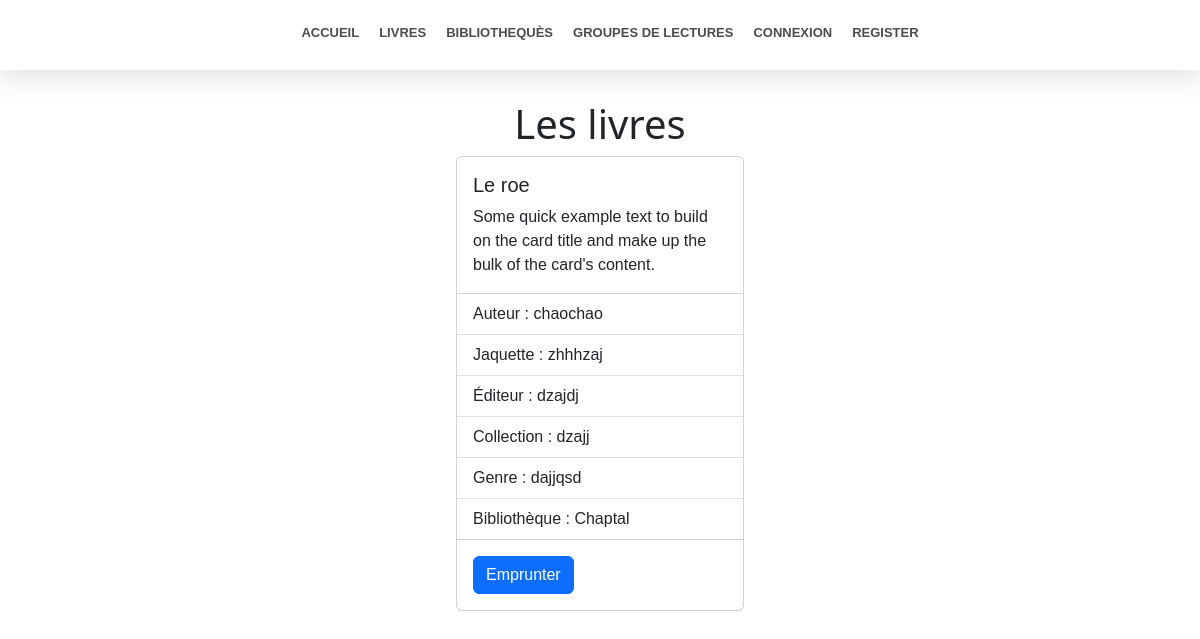
Before: /livres with the older database file.
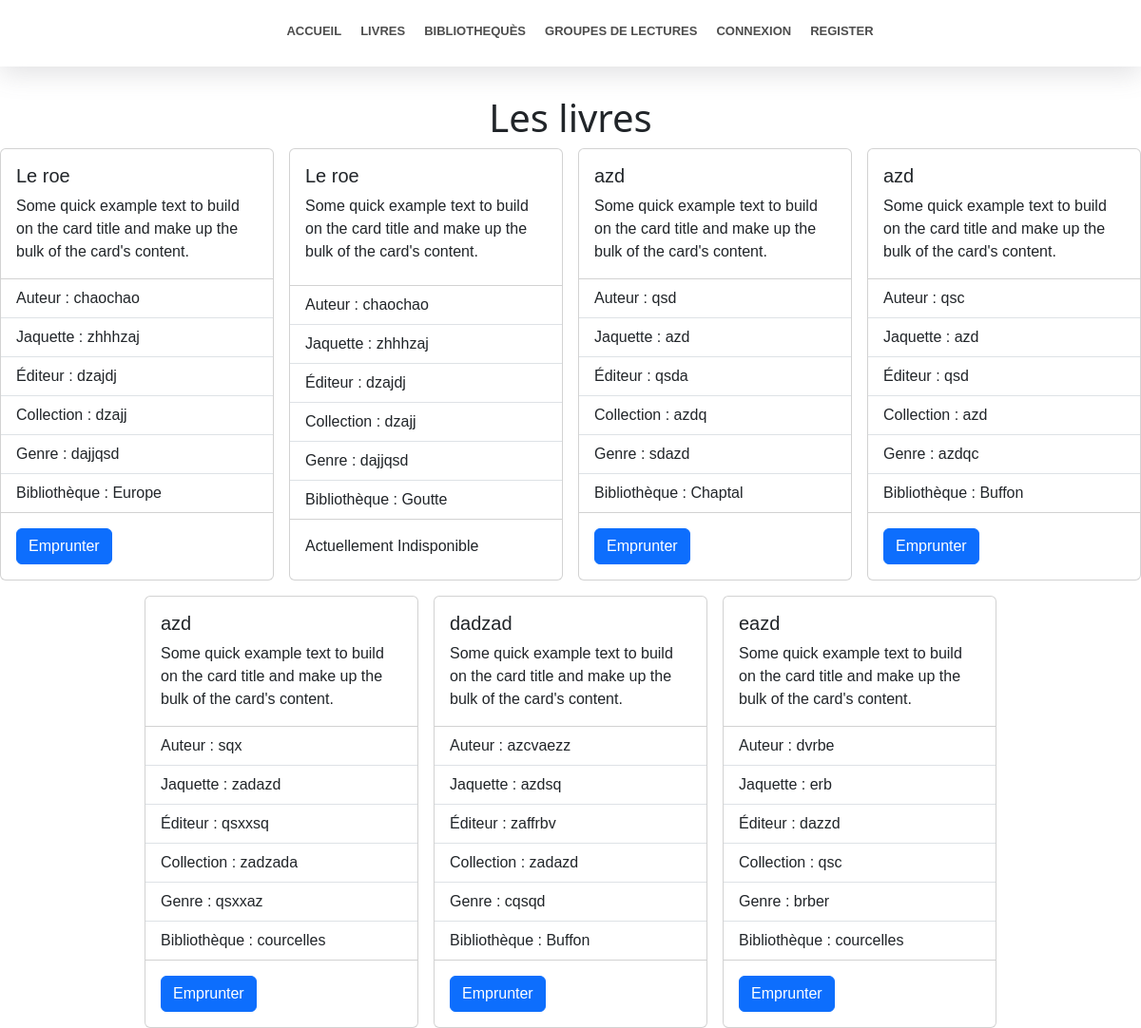
After: the same page with the newer database file.
### accounts/models.py (models this page shows, shortened)
class Livre(models.Model):
    titre = models.CharField(max_length=60)
    auteur = models.CharField(max_length=60)
    jaquette = models.CharField(max_length=60)
    editeur = models.CharField(max_length=60)
    collection = models.CharField(max_length=60)
    genre = models.CharField(max_length=60)
    dispo = models.BooleanField(default=True)
    biblio = models.ForeignKey(Biliotheque, on_delete=models.CASCADE)

class Biliotheque(models.Model):
    name = models.CharField(max_length=60)
    adresse = models.CharField(max_length=60)
    cp = models.CharField(max_length=60)

### livre/views.py (the view)
# urls.py: path('livres',livre_views.livres, name="livres"),
def livres(request):
    context = {}
    context["livres"] = Livre.objects.all()
    return render(request, 'livre/livres.html', context=context)

### templates/livre/livres.html (shortened to what this page needs)
{% extends 'index.html' %}
{% block content %}
    <div style="height: 100px"></div>
    <h1 class="text-center">Les livres</h1>
    <section style="max-width: 1400px;margin: auto;">
        <div class="d-flex flex-wrap justify-content-center gap-3">
            {% for livre in livres %}
                <div class="card" style="width: 18rem;min-width: 286px;">
                      <div class="card-body">
                        <h5 class="card-title">{{ livre.titre }}</h5>
                        <p class="card-text">Some quick example text to build on the card title and make up the bulk of the card's content.</p>
                      </div>
                      <ul class="list-group list-group-flush">
                          <li class="list-group-item">Auteur : {{ livre.auteur }}</li>
                          <li class="list-group-item">Jaquette : {{ livre.jaquette }}</li>
                          <li class="list-group-item">Éditeur : {{ livre.editeur }}</li>
                          <li class="list-group-item">Collection : {{ livre.collection }}</li>
                          <li class="list-group-item">Genre : {{ livre.genre }}</li>
                          <li class="list-group-item">Bibliothèque : {{ livre.biblio.name }}</li>
                      </ul>
                      <div class="card-body">
                          {% if livre.dispo %}
                              <form method="POST" action="{% url 'livre_emprunter' livre.pk  %}">
                                    <button class="btn btn-primary">
                                        Emprunter
                                    </button>
                              </form>
                          {% else %}
                              Actuellement Indisponible
                          {% endif %}
                      </div>
                </div>
            {% endfor %}
        </div>
    </section>
{% endblock %}

Changed rows visible on the page:
removed Livre: titre "Le roe", auteur "chaochao", jaquette "zhhhzaj", editeur "dzajdj", collection "dzajj", genre "dajjqsd", biblio.name "Chaptal", dispo "Emprunter"
added Livre: titre "Le roe", auteur "chaochao", jaquette "zhhhzaj", editeur "dzajdj", collection "dzajj", genre "dajjqsd", biblio.name "Europe", dispo "Emprunter"
added Livre: titre "Le roe", auteur "chaochao", jaquette "zhhhzaj", editeur "dzajdj", collection "dzajj", genre "dajjqsd", biblio.name "Goutte", dispo "Actuellement Indisponible"
added Livre: titre "azd", auteur "qsd", jaquette "azd", editeur "qsda", collection "azdq", genre "sdazd", biblio.name "Chaptal", dispo "Emprunter"
added Livre: titre "azd", auteur "qsc", jaquette "azd", editeur "qsd", collection "azd", genre "azdqc", biblio.name "Buffon", dispo "Emprunter"
added Livre: titre "azd", auteur "sqx", jaquette "zadazd", editeur "qsxxsq", collection "zadzada", genre "qsxxaz", biblio.name "courcelles", dispo "Emprunter"
added Livre: titre "dadzad", auteur "azcvaezz", jaquette "azdsq", editeur "zaffrbv", collection "zadazd", genre "cqsqd", biblio.name "Buffon", dispo "Emprunter"
added Livre: titre "eazd", auteur "dvrbe", jaquette "erb", editeur "dazzd", collection "qsc", genre "brber", biblio.name "courcelles", dispo "Emprunter"
